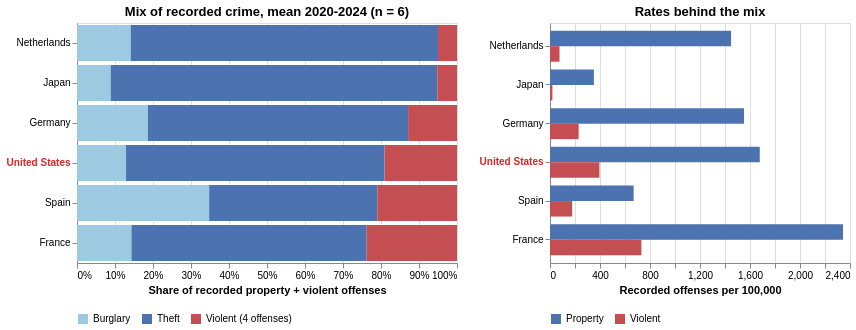

Here is the notebook cell this chart was saved with:
### Markdown cell above
Viz 5 mock-up (crime mix: is the US unusually property-crime heavy?): recorded property crime (burglary + theft) against recorded violent crime (homicide + serious assault + robbery + rape), mean of 2020–2024 (the years available), for the US and the peers that report all of them. Left: the mix. Right: the rates behind it. Both depend heavily on each country's definitions and reporting, so this supports broad contrasts only.

### Code cell
viol_parts, prop_parts = ["hom_rate", "assault_rate", "robbery_rate", "rape_rate"], ["burglary_rate", "theft_rate"]
gm = grp.groupby("country")[viol_parts + prop_parts].mean().dropna().rename(index=SHORT)
mix = pd.DataFrame({"Burglary": gm.burglary_rate, "Theft": gm.theft_rate, "Violent (4 offenses)": gm[viol_parts].sum(axis=1)})
prop_share = (mix.Burglary + mix.Theft) / mix.sum(axis=1)
order = prop_share.sort_values(ascending=False).index.tolist()            # most property-heavy first
tot = pd.DataFrame({"Property": mix.Burglary + mix.Theft, "Violent": mix["Violent (4 offenses)"]})
y_mix = alt.Y("country:N", sort=order, title=None, axis=us_axis())

mix_long = mix.rename_axis("country").reset_index().melt("country", var_name="offense", value_name="rate")
mix_long["part"] = mix_long.offense.map({"Burglary": 0, "Theft": 1, "Violent (4 offenses)": 2})
left = alt.Chart(mix_long, title=f"Mix of recorded crime, mean {RECENT[0]}-{RECENT[1]} (n = {len(mix)})").mark_bar().encode(
    y=y_mix, x=alt.X("rate:Q", stack="normalize", title="Share of recorded property + violent offenses", axis=alt.Axis(format="%")),
    color=alt.Color("offense:N", title=None, scale=alt.Scale(domain=list(mix.columns), range=["#9ecae1", "#4c72b0", "#c44e52"]), legend=alt.Legend(orient="bottom")),
    order="part:Q", tooltip=["country", "offense", alt.Tooltip("rate:Q", format=",.0f", title="per 100,000")],
).properties(width=380, height=240)

tot_long = tot.rename_axis("country").reset_index().melt("country", var_name="kind", value_name="rate")
right = alt.Chart(tot_long, title="Rates behind the mix").mark_bar().encode(
    y=y_mix, yOffset=alt.YOffset("kind:N", sort=["Property", "Violent"]), x=alt.X("rate:Q", title="Recorded offenses per 100,000"),
    color=alt.Color("kind:N", title=None, scale=alt.Scale(domain=["Property", "Violent"], range=["#4c72b0", "#c44e52"]), legend=alt.Legend(orient="bottom")),
    tooltip=["country", "kind", alt.Tooltip("rate:Q", format=",.0f")],
).properties(width=300, height=240)

display(alt.hconcat(left, right).resolve_scale(color="independent"))
pd.concat([tot.round(0), prop_share.mul(100).round(0).rename("property share %")], axis=1).loc[order]

### Figure 1 — Vega-Lite specification as saved in the notebook (floating-point values rounded to 4 significant figures)
{"config": {"view": {"continuousWidth": 300, "continuousHeight": 300}}, "hconcat": [{"data": {"name": "data-39af16f0ac6243aa99dd8b70b723a338"}, "mark": {"type": "bar"}, "encoding": {"color": {"field": "offense", "legend": {"orient": "bottom"}, "scale": {"domain": ["Burglary", "Theft", "Violent (4 offenses)"], "range": ["#9ecae1", "#4c72b0", "#c44e52"]}, "title": null, "type": "nominal"}, "order": {"field": "part", "type": "quantitative"}, "tooltip": [{"field": "country", "type": "nominal"}, {"field": "offense", "type": "nominal"}, {"field": "rate", "format": ",.0f", "title": "per 100,000", "type": "quantitative"}], "x": {"axis": {"format": "%"}, "field": "rate", "stack": "normalize", "title": "Share of recorded property + violent offenses", "type": "quantitative"}, "y": {"axis": {"labelColor": {"condition": {"test": "datum.value == 'United States'", "value": "#d62728"}, "value": "black"}, "labelFontWeight": {"condition": {"test": "datum.value == 'United States'", "value": "bold"}, "value": "normal"}}, "field": "country", "sort": ["Netherlands", "Japan", "Germany", "United States", "Spain", "France"], "title": null, "type": "nominal"}}, "height": 240, "title": "Mix of recorded crime, mean 2020-2024 (n = 6)", "width": 380}, {"data": {"name": "data-96c683381254eed11e7d36c9e3b3c858"}, "mark": {"type": "bar"}, "encoding": {"color": {"field": "kind", "legend": {"orient": "bottom"}, "scale": {"domain": ["Property", "Violent"], "range": ["#4c72b0", "#c44e52"]}, "title": null, "type": "nominal"}, "tooltip": [{"field": "country", "type": "nominal"}, {"field": "kind", "type": "nominal"}, {"field": "rate", "format": ",.0f", "type": "quantitative"}], "x": {"field": "rate", "title": "Recorded offenses per 100,000", "type": "quantitative"}, "y": {"axis": {"labelColor": {"condition": {"test": "datum.value == 'United States'", "value": "#d62728"}, "value": "black"}, "labelFontWeight": {"condition": {"test": "datum.value == 'United States'", "value": "bold"}, "value": "normal"}}, "field": "country", "sort": ["Netherlands", "Japan", "Germany", "United States", "Spain", "France"], "title": null, "type": "nominal"}, "yOffset": {"field": "kind", "sort": ["Property", "Violent"], "type": "nominal"}}, "height": 240, "title": "Rates behind the mix", "width": 300}], "resolve": {"scale": {"color": "independent"}}, "$schema": "https://vega.github.io/schema/vega-lite/v6.4.1.json", "datasets": {"data-39af16f0ac6243aa99dd8b70b723a338": [{"country": "France", "offense": "Burglary", "rate": 440.8, "part": 0}, {"country": "Germany", "offense": "Burglary", "rate": 332.3, "part": 0}, {"country": "Japan", "offense": "Burglary", "rate": 32.83, "part": 0}, {"country": "Netherlands", "offense": "Burglary", "rate": 215.6, "part": 0}, {"country": "Spain", "offense": "Burglary", "rate": 294.4, "part": 0}, {"country": "United States", "offense": "Burglary", "rate": 267.6, "part": 0}, {"country": "France", "offense": "Theft", "rate": 1903.0, "part": 1}, {"country": "Germany", "offense": "Theft", "rate": 1220.0, "part": 1}, {"country": "Japan", "offense": "Theft", "rate": 318.1, "part": 1}, {"country": "Netherlands", "offense": "Theft", "rate": 1233.0, "part": 1}, {"country": "Spain", "offense": "Theft", "rate": 374.8, "part": 1}, {"country": "United States", "offense": "Theft", "rate": 1411.0, "part": 1}, {"country": "France", "offense": "Violent (4 offenses)", "rate": 731.1, "part": 2}, {"country": "Germany", "offense": "Violent (4 offenses)", "rate": 229.3, "part": 2}, {"country": "Japan", "offense": "Violent (4 offenses)", "rate": 19.21, "part": 2}, {"country": "Netherlands", "offense": "Violent (4 offenses)", "rate": 76.07, "part": 2}, {"country": "Spain", "offense": "Violent (4 offenses)", "rate": 177.4, "part": 2}, {"country": "United States", "offense": "Violent (4 offenses)", "rate": 395.3, "part": 2}], "data-96c683381254eed11e7d36c9e3b3c858": [{"country": "France", "kind": "Property", "rate": 2344.0}, {"country": "Germany", "kind": "Property", "rate": 1552.0}, {"country": "Japan", "kind": "Property", "rate": 350.9}, {"country": "Netherlands", "kind": "Property", "rate": 1449.0}, {"country": "Spain", "kind": "Property", "rate": 669.2}, {"country": "United States", "kind": "Property", "rate": 1678.0}, {"country": "France", "kind": "Violent", "rate": 731.1}, {"country": "Germany", "kind": "Violent", "rate": 229.3}, {"country": "Japan", "kind": "Violent", "rate": 19.21}, {"country": "Netherlands", "kind": "Violent", "rate": 76.07}, {"country": "Spain", "kind": "Violent", "rate": 177.4}, {"country": "United States", "kind": "Violent", "rate": 395.3}]}}
